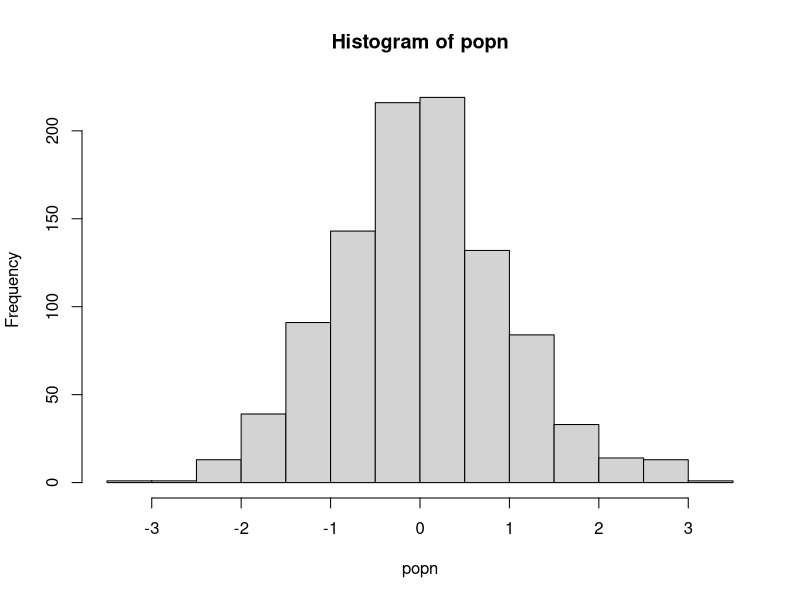

This chart was generated by the following R code:
###### Functions ######

## A function to take a sample of size n from a population popn and return its mean
myexperiment <- function(popn, n){
  pop_sample <- sample(popn, n, replace = FALSE)
  return(mean(pop_sample))
}

## Calculate means using a for loop without preallocation:
loopy_sample1 <- function(popn, n, num){
  result1 <- vector() #Initialise empty vector of size 1

  for(i in 1:num){
    result1 <- c(result1, myexperiment(popn, n))
  }
  return(result1)
}

## To run "num" iterations of the experiment using a for loop
## on a vector with preallocation:

loopy_sample2 <- function(popn, n, num){
  result2 <- vector(,num) #Preallocate expected size
  for(i in 1:num){
    result2[i] <- myexperiment(popn, n)
  }
  return(result2)
}

## To run "num" iterations of the experiment using a for loop on a list with preallocation:
loopy_sample3 <- function(popn, n, num){
  result3 <- vector("list", num) #Preallocate expected size
  for(i in 1:num){
    result3[[i]] <- myexperiment(popn, n)
  }
  return(result3)
}

## To run "num" iterations of the experiment using vectorization with lapply:
lapply_sample <- function(popn, n, num){
  result4 <- lapply(1:num, function(i) myexperiment(popn, n))
  return(result4)
}

## To run "num" iterations of the experiment using vectorization with lapply:
sapply_sample <- function(popn, n, num){
  result5 <- sapply(1:num, function(i) myexperiment(popn, n))
  return(result5)
}

popn <- rnorm(1000) #Generate the population
hist(popn)
n <- 20 # sample size for each experiment
num <- 100 # Number of times to rerun the experiment

print("The loopy, non-preallocation approach takes:" )
print(system.time(loopy_sample1(popn, n, num)))

print("The loopy, but with preallocation approach takes:" )
print(system.time(loopy_sample2(popn, n, num)))

print("The loopy, non-preallocation approach takes:" )
print(system.time(loopy_sample3(popn, n, num)))

print("The vectorized sapply approach takes:" )
print(system.time(sapply_sample(popn, n, num)))

print("The vectorized lapply approach takes:" )
print(system.time(lapply_sample(popn, n, num)))
